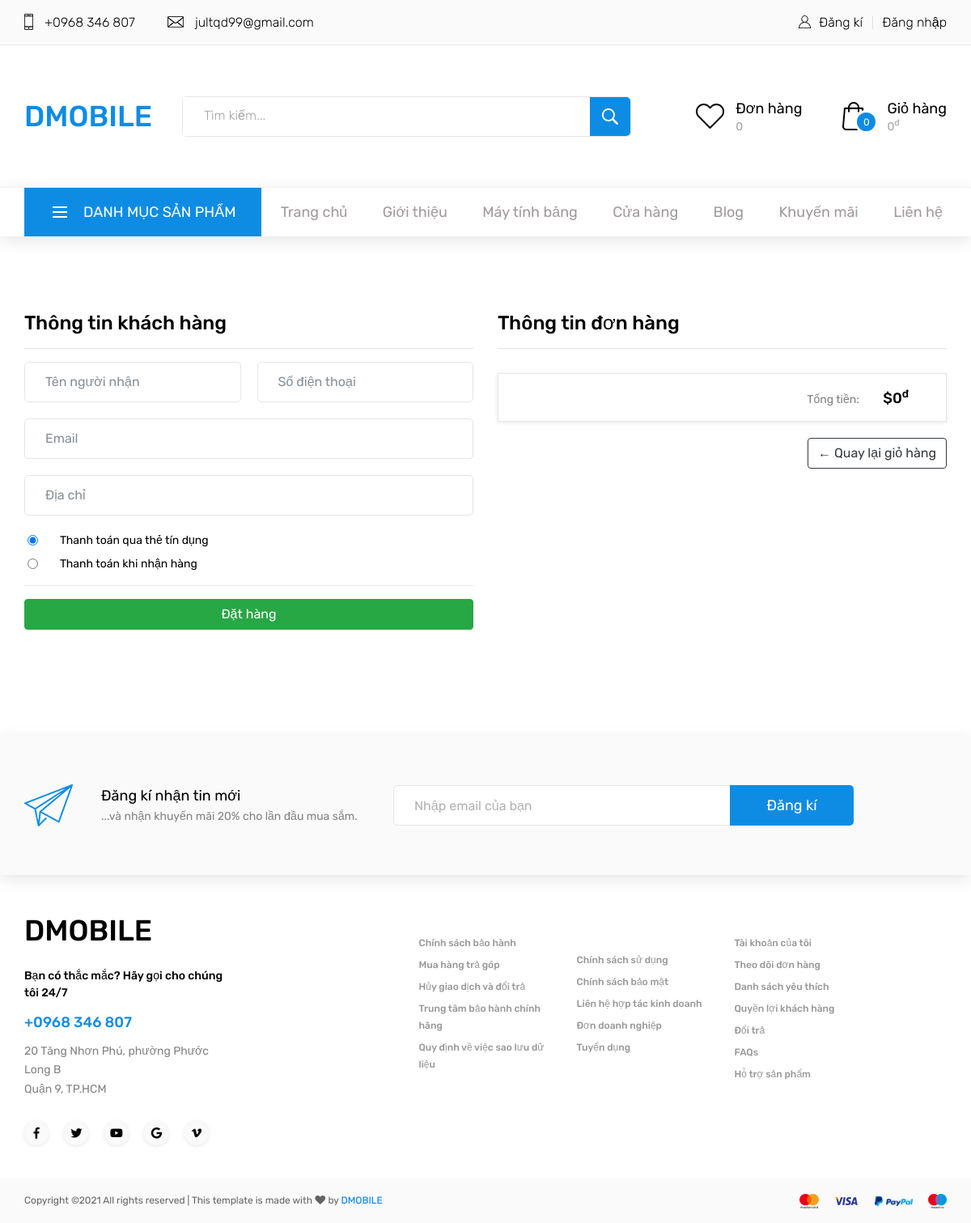
The page /thanh-toan/ on the database its author committed.
### store/models.py (models this page shows, shortened)
class Menu(models.Model):
    category = models.ForeignKey(Category,null=True,blank=True, on_delete=models.SET_NULL)
    topic = models.ForeignKey(Topic, on_delete=models.SET_NULL, blank=True, null=True)
    post = models.ForeignKey(Post, on_delete=models.SET_NULL, blank=True, null=True)
    name = models.CharField(max_length=255, blank=False)
    link = models.CharField(max_length=255, blank=False)
    type = models.CharField(max_length=100, blank=True)
    order = models.IntegerField(default=0)
    parent_id = models.ForeignKey('self',blank=True, null=True ,related_name='children', on_delete=models.SET_NULL)
    created_at = models.DateTimeField(default=timezone.datetime.now())
    created_by = models.ForeignKey(User, on_delete=models.SET_NULL, blank=True, null=True, related_name="menu_created_by")
    updated_at = models.DateTimeField(default=timezone.datetime.now())
    updated_by = models.ForeignKey(User, on_delete=models.SET_NULL, blank=True, null=True,related_name="menu_updated_by")
    status = models.IntegerField(default=0)

### store/views.py (the view)
# urls.py: path('thanh-toan/', views.checkout, name='checkout'),
def checkout(request):
    data = cartData(request)
    order = data['order']
    items = data['items']
    context = {'items':items, 'order':order}
    return render(request, 'store/checkout.html', context)

### store/context_processors.py (called while the page is built)
def cart_total(request):
    if request.user.is_authenticated:
        customer = request.user.customer
        order, created = Order.objects.get_or_create(customer=customer, status=0)
        cartItems = order.get_cart_items
        cartAmount = order.get_cart_amount
    else:
        try:
            cart = json.loads(request.COOKIES['cart'])
        except:
            cart = {}
        print('cart:',cart)
        order = {'get_cart_total':0, 'get_cart_items':0, 'get_cart_amount':0}
        cartItems = order['get_cart_items']
        cartAmount = order['get_cart_amount']
        for i in cart:
            cartItems += cart[i]['quantity']
            price = Product.objects.values_list('price',flat=True).get(id=i)
            cartAmount += cartItems*price
    return {'cartItems':cartItems, 'cartAmount':cartAmount}

def order_total(request):
    total = 0
    if request.user.is_authenticated:
        total = Order.objects.filter(customer=request.user.customer, status=1).count()
    return {'order_item':total}

### store/templatetags/navbar_tag.py (called while the page is built)
@register.inclusion_tag('store/navbar.html')
def show_navbar():
    categories = Category.objects.filter(parent_id__isnull=True, status=1).order_by('order')
    menus = Menu.objects.filter(parent_id__isnull=True, status=1).order_by('order')
    return {'categories':categories, 'menus':menus}

### store/utils.py (called while the page is built, shortened)
def cookieCart(request):
    try:
        cart = json.loads(request.COOKIES['cart'])#from cart.js.addCookieItem
    except:
        cart = {}
    print('cart:',cart)
    items = []
    order = {'get_cart_total':0, 'get_cart_items':0}
    return {'order':order, 'items':items}

def cartData(request):
    if request.user.is_authenticated:
        customer = request.user.customer
        order, created = Order.objects.get_or_create(customer=customer, status=0)
        items = order.order_detail_set.all()
    else:
        cookieData = cookieCart(request)
        order = cookieData['order']
        items = cookieData['items']
    return {'items':items, 'order':order}

### store/templates/store/checkout.html (shortened to what this page needs)
{% extends 'store/base.html' %}
{% load static %}
{% load humanize %}
{% block content %}
<link rel="stylesheet" type="text/css" href="{% static 'styles/checkout_style.css' %}">
<link rel="stylesheet" type="text/css" href="{% static 'styles/cart_responsive.css' %}">
<div class="checkout_section">
    <div class="container">
        <div class="row">
            <div class="col-lg-6">
                <div class="box-element" id="form-wrapper">
                    <h3>Thông tin khách hàng</h3>
                    <hr>
                    <form id="form">
                            <div class="d-flex flex-md-row flex-column justify-content-between align-items-between">
                                <input required class="form-control input_field" type="text" name="name" placeholder="Tên người nhận" value="{{order.customer.name}}">
                                <input required class="form-control input_field" type="phone" name="phone" placeholder="Số điện thoại" value="{{order.customer.phone}}">
                            </div>
                            <div>
                                <input required class="form-control input_field_line" type="email" name="email" placeholder="Email" value="{{order.customer.email}}">
                            </div>
                            <div>
                                <input required class="form-control input_field_line" type="text" name="address" placeholder="Địa chỉ">
                            </div>
                            <div class="form-check ml-4">
                                <input class="form-check-input" type="radio" name="payment" id="exampleRadios1" value="option1" checked>
                                <label class="form-check-label" for="exampleRadios1">
                                  Thanh toán qua thẻ tín dụng
                                </label>
                              </div>
                              <div class="form-check ml-4">
                                <input class="form-check-input" type="radio" name="payment" id="exampleRadios2" value="option2">
                                <label class="form-check-label" for="exampleRadios2">
                                  Thanh toán khi nhận hàng
                                </label>
                              </div>
                        <hr>
                        <input id="make-payment" class="btn btn-success btn-block" type="submit" value="Đặt hàng">
                    </form>
                </div>
                <br>
            </div>
            <div class="col-lg-6">
                <div class="box-element">
                    <h3>Thông tin đơn hàng</h3>
                    <hr>
                    <div class="order_total">
                        <div class="order_total_content text-md-right">
                            <div class="order_total_title">Tổng tiền:</div>
                            <div class="order_total_amount">${{ order.get_cart_total|intcomma }}<sup>đ</sup></div>
                        </div>
                    </div>
                    <div class="checkout_buttons">
                        <a  class="btn btn-outline-dark" href="{% url 'cart' %}">&#x2190; Quay lại giỏ hàng</a>
                    </div>
                </div>
            </div>
        </div>
    </div>
</div>
{% endblock content %}

### store/templates/store/navbar/recursive_menus.html (shortened to what this page needs)
{% if menu.type == "custom" %}
    <li class="hassubs">
        <a href="{{menu.link}}">{{ menu.name }}</a>
    </li>
{% elif menu.type == "category" %}
    <li class="hassubs">
        <a href="{% url 'shop:category_view' menu.link %}">{{ menu.name }}</a>
    </li>
{% elif menu.type == "page" %}
<li class="hassubs">
    <a href="{% url 'page_view' menu.link %}">{{ menu.name }}</a>
</li>
{% endif %}

### static/styles/main_styles.css (style rules this page uses)
* { margin: 0; padding: 0; -webkit-font-smoothing: antialiased; -webkit-text-shadow: rgba(0,0,0,.01) 0 0 1px; text-shadow: rgba(0,0,0,.01) 0 0 1px; }
body { font-family: 'Rubik', sans-serif; font-size: 14px; font-weight: 400; background: #FFFFFF; color: #000000; }
a, a:hover, a:visited, a:active, a:link { text-decoration: none; -webkit-font-smoothing: antialiased; -webkit-text-shadow: rgba(0,0,0,.01) 0 0 1px; text-shadow: rgba(0,0,0,.01) 0 0 1px; }
h3 { font-size: 24px; }
h1, h2, h3, h4, h5, h6 { font-family: 'Rubik', sans-serif; font-weight: 500; -webkit-font-smoothing: antialiased; -webkit-text-shadow: rgba(0,0,0,.01) 0 0 1px; text-shadow: rgba(0,0,0,.01) 0 0 1px; }
.form-control { color: #db5246; }
.standard_dropdown li { display: inline-block; position: relative; height: 56px; }
.standard_dropdown li:last-child a { border-bottom: none; }
.standard_dropdown li a { display: block; position: relative; font-size: 16px; font-weight: 300; color: #000000; line-height: 56px; white-space: nowrap; -webkit-transition: all 200ms ease; -moz-transition: all 200ms ease; -ms-transition: all 200ms ease; -o-transition: all 200ms ease; transition: all 200ms ease; }
.main_nav_dropdown li { margin-right: 35px; }
.main_nav_dropdown li:last-child { margin-right: 0px; }
.main_nav_dropdown li a { font-size: 18px; font-weight: 400; color: #a19a9a; line-height: 60px; }

### static/styles/checkout_style.css (style rules this page uses)
* { margin: 0; padding: 0; -webkit-font-smoothing: antialiased; -webkit-text-shadow: rgba(0,0,0,.01) 0 0 1px; text-shadow: rgba(0,0,0,.01) 0 0 1px; }
body { font-family: 'Rubik', sans-serif; font-size: 14px; font-weight: 400; background: #FFFFFF; color: #000000; }
a, a:hover, a:visited, a:active, a:link { text-decoration: none; -webkit-font-smoothing: antialiased; -webkit-text-shadow: rgba(0,0,0,.01) 0 0 1px; text-shadow: rgba(0,0,0,.01) 0 0 1px; }
h3 { font-size: 24px; }
h1, h2, h3, h4, h5, h6 { font-family: 'Rubik', sans-serif; font-weight: 500; -webkit-font-smoothing: antialiased; -webkit-text-shadow: rgba(0,0,0,.01) 0 0 1px; text-shadow: rgba(0,0,0,.01) 0 0 1px; }
.form-control { color: #db5246; }
.standard_dropdown li { display: inline-block; position: relative; height: 56px; }
.standard_dropdown li:last-child a { border-bottom: none; }
.standard_dropdown li a { display: block; position: relative; font-size: 16px; font-weight: 300; color: #000000; line-height: 56px; white-space: nowrap; -webkit-transition: all 200ms ease; -moz-transition: all 200ms ease; -ms-transition: all 200ms ease; -o-transition: all 200ms ease; transition: all 200ms ease; }
.main_nav_dropdown li { margin-right: 35px; }
.main_nav_dropdown li:last-child { margin-right: 0px; }
.main_nav_dropdown li a { font-size: 18px; font-weight: 400; color: #a19a9a; line-height: 60px; }
.checkout_section { width: 100%; padding-top: 93px; padding-bottom: 111px; }
.order_total { width: 100%; height: 60px; margin-top: 30px; border: solid 1px #e8e8e8; box-shadow: 0px 1px 5px rgba(0,0,0,0.1); padding-right: 46px; padding-left: 15px; }
.order_total_title { display: inline-block; font-size: 14px; color: rgba(0,0,0,0.5); line-height: 60px; }
.order_total_amount { display: inline-block; font-size: 18px; font-weight: 500; margin-left: 26px; line-height: 60px; }
.checkout_buttons { margin-top: 20px; text-align: right; }
.input_field { width: calc((100% - 20px) / 2); height: 50px; padding-left: 25px; border: solid 1px #e5e5e5; border-radius: 5px; outline: none; color: #0e8ce4; -webkit-transition: all 200ms ease; -moz-transition: all 200ms ease; -ms-transition: all 200ms ease; -o-transition: all 200ms ease; transition: all 200ms ease; margin-bottom: 20px; }
.input_field_line { width: 100%; height: 50px; padding-left: 25px; border: solid 1px #e5e5e5; border-radius: 5px; outline: none; color: #0e8ce4; -webkit-transition: all 200ms ease; -moz-transition: all 200ms ease; -ms-transition: all 200ms ease; -o-transition: all 200ms ease; transition: all 200ms ease; margin-bottom: 20px; }

### rows shown on the page
Menu: name "Trang chủ"
Menu: name "Giới thiệu"
Menu: name "Máy tính bảng"
Menu: name "Cửa hàng"
Menu: name "Blog"
Menu: name "Khuyến mãi"
Menu: name "Liên hệ"

### other values the page prints
{{ order_item }} "0"
{{ cartItems }} "0"
{{ cartAmount|intcomma }} "0"
{{ order.get_cart_total|intcomma }} "0"
